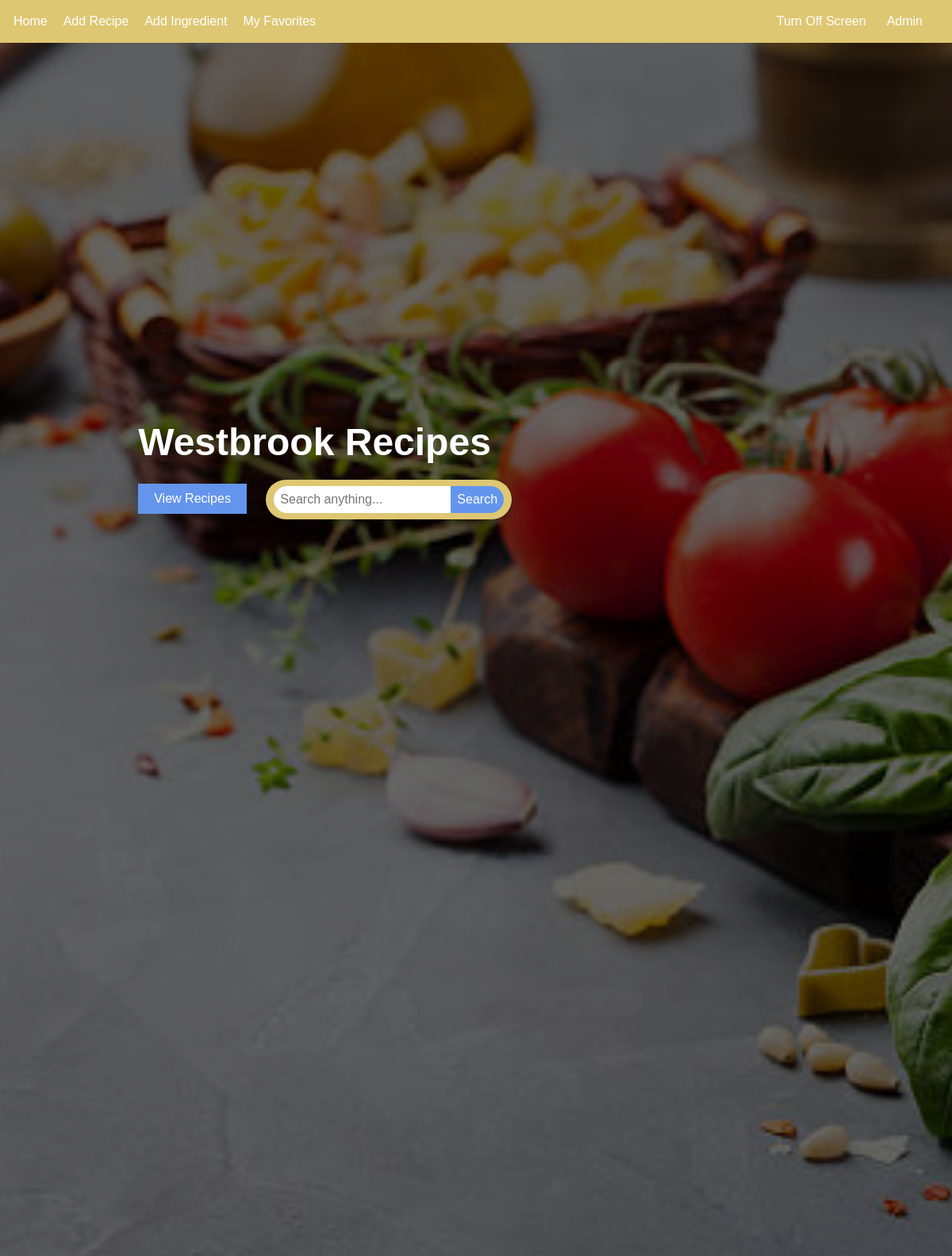
The page /favorites/ (signed in) on the database its author committed.
### recipes/models.py (models this page shows, shortened)
class HomePage(models.Model):
    title = models.CharField(max_length=200, default="Westbrook Recipes")
    background_image = models.ImageField(upload_to="backgrounds/", blank=True, null=True)

### recipes/views.py (the view)
# urls.py: path('favorites/', views.favorites, name='favorites'),
@login_required
def favorites(request):
    user = request.user
    recipes = Recipe.objects.filter(favorites=user)
    home_page = HomePage.objects.first()  # Include the HomePage to maintain the background image
    context = {
        'home_page': home_page,
        'recipes': recipes,
        'meal_filter': "",
        'query': "",
    }
    return render(request, 'recipes/index.html', context)

### recipes/templates/recipes/index.html (shortened to what this page needs)
{% load static %}
<!DOCTYPE html>
<html lang="en" style="background-color: #f1f1f1;">
<head>
  <link rel="stylesheet" href="{% static 'recipes/css/styles.css' %}">
</head>
<body>
  <div id="parent">
    <div id="child">
      <nav>
        <ul>
          <li><a href="{% url 'index' %}">Home</a></li>
          <li><a href="{% url 'add_recipe' %}">Add Recipe</a></li>
          <li><a href="{% url 'add_ingredient' %}">Add Ingredient</a></li>
          {% if user.is_authenticated %}
            <li><a href="{% url 'favorites' %}">My Favorites</a></li>
          {% endif %}
          <li class="nav-right">
            <button onclick="turnOffScreen()">Turn Off Screen</button>
            <a href="/admin/">Admin</a>
          </li>
        </ul>
      </nav>
      <header class="home-header" style="background-image: url('{{ home_page.background_image.url }}');">
        <div class="overlay">
          <div class="header-content">
            <h1>{% if home_page %}{{ home_page.title }}{% else %}Westbrook Recipes{% endif %}</h1>
            <button class="view-recipes" onclick="scrollToRecipes()">View Recipes</button>
            <div class="header-search">
              <form method="GET" action="">
                <input type="text" name="q" placeholder="Search anything..." value="{{ query }}">
                <button type="submit">Search</button>
              </form>
            </div>
          </div>
        </div>
      </header>
    </div>
  </div>
</body>
</html>

### recipes/static/recipes/css/styles.css (style rules this page uses)
#parent { width: 100%; height: 100%; overflow: hidden; }
html, body { margin: 0; padding: 0; font-family: Arial, sans-serif; width: 100%; height: 100%; overflow: auto; -webkit-overflow-scrolling: touch; -ms-overflow-style: none; scrollbar-width: none; }
#child { width: 100%; height: 100%; overflow-y: scroll; -webkit-overflow-scrolling: touch; padding-right: 17px; box-sizing: content-box; }
nav { background: #dec773; padding: 17px; }
nav ul { list-style: none; margin: 0; padding: 0; display: flex; }
nav ul li { margin-right: 20px; }
nav ul li a { color: #fff; text-decoration: none; }
.home-header { height: 100vh; background-size: cover; background-position: center; position: relative; display: flex; }
.overlay { width: 100%; height: 100%; background: rgba(0, 0, 0, 0.6); position: relative; }
.header-content { position: absolute; top: 33vh; left: 25%; color: #fff; }
.header-content h1 { width: 100%; font-size: 3em; margin-bottom: 20px; }
.view-recipes { background-color: #6495ED; color: #fff; border: none; padding: 10px 20px; font-size: 1em; cursor: pointer; margin-right: 20px; }
.header-search { display: inline-block; background: #dec773; padding: 8px 10px; border-radius: 30px; box-shadow: 0px 4px 6px rgba(0,0,0,0.3); vertical-align: middle; }
.header-search form { display: flex; align-items: center; }
.header-search input[type="text"] { padding: 8px; border: none; font-size: 1em; border-radius: 30px 0 0 30px; }
.header-search button { padding: 8px; border: none; font-size: 1em; border-radius: 0 30px 30px 0; cursor: pointer; background-color: #6495ED; color: #fff; }

### recipes/templates/recipes/index.html (style rules this page uses)
#parent { width: 100%; height: 100%; overflow: hidden; }
#child { width: 100%; height: 100%; overflow-y: scroll; padding-right: 17px; box-sizing: content-box; }
body, html { overflow:scroll; -webkit-overflow-scrolling: touch; margin: 0; padding: 0; font-family: Arial, sans-serif; width: 100%; height: 100%; }
nav { background: #dec773; padding: 17px; }
nav ul { list-style: none; margin: 0; padding: 0; display: flex; align-items: center; }
nav ul li { margin-right: 20px; }
nav ul li a { color: #fff; text-decoration: none; }
nav ul li.nav-right { margin-left: auto; display: flex; gap: 20px; align-items: center; }
.home-header { height: 100vh; background-size: cover; background-position: center; position: relative; display: flex; }
.overlay { width: 100%; height: 100%; background: rgba(0, 0, 0, 0.6); position: relative; }
.header-content { position: absolute; top: 28vh; left: 11vh; color: #fff; }
.header-content h1 { width: 100%; font-size: 3em; margin-bottom: 20px; }
.view-recipes { background-color: #6495ED; color: #fff; border: none; padding: 10px 20px; font-size: 1em; cursor: pointer; margin-right: 20px; }
.header-search { display: inline-block; background: #dec773; padding: 8px 10px; border-radius: 30px; box-shadow: 0px 4px 6px rgba(0,0,0,0.3); vertical-align: middle; }
.header-search form { display: flex; align-items: center; }
.header-search input[type="text"] { padding: 8px; border: none; font-size: 1em; border-radius: 30px 0 0 30px; }
.header-search button { padding: 8px; border: none; font-size: 1em; border-radius: 0 30px 30px 0; cursor: pointer; background-color: #6495ED; color: #fff; }
nav ul li button { background: none; border: none; color: #fff; font: inherit; cursor: pointer; }
#child { -ms-overflow-style: none; scrollbar-width: none; }

### rows shown on the page
HomePage: background_image (picture), title "Westbrook Recipes"
